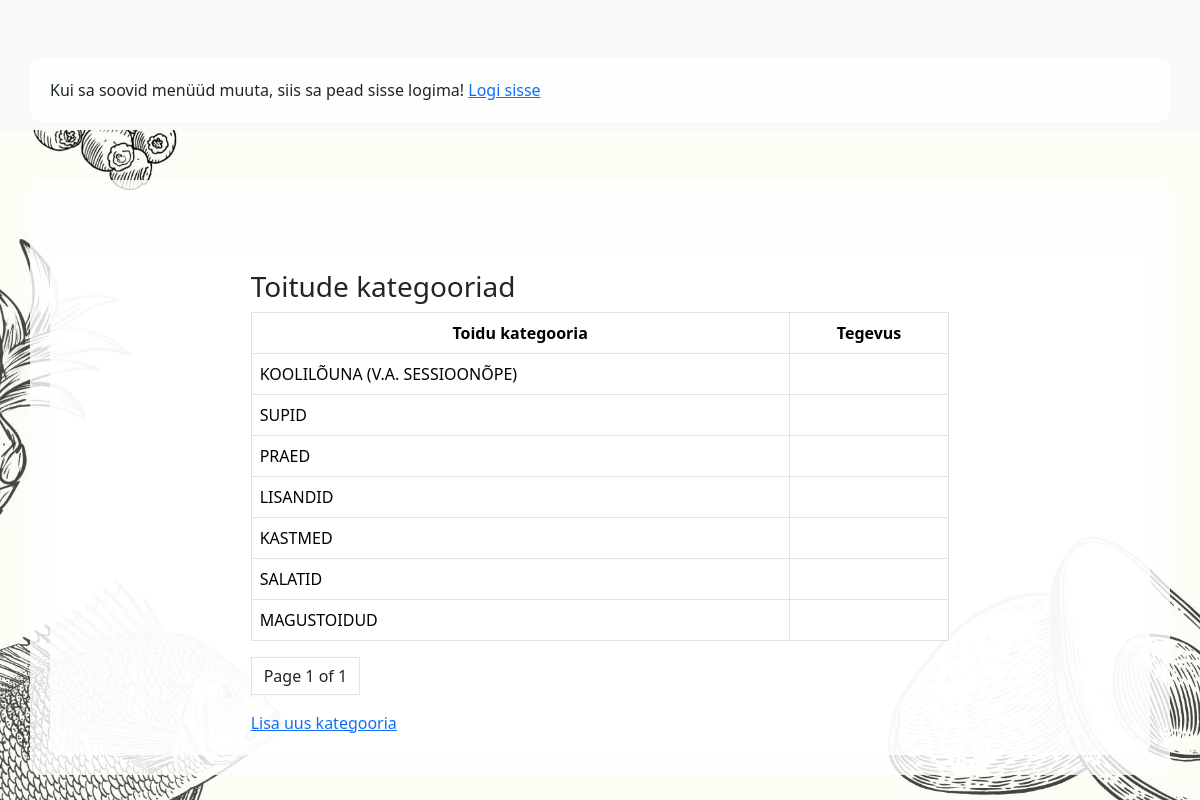
/app_admin/category_list/, run on the app's committed database.
### app_admin/models.py (models this page shows, shortened)
class Category(models.Model):
    number = models.PositiveIntegerField(verbose_name="Number")
    name = models.CharField(max_length=255, unique=True, verbose_name="Uue kategooria nimetus")

### app_admin/views.py (the view)
# urls.py: path('category_list/', views.CategoryListView.as_view(), name= 'category_list'),
class CategoryListView(ListView):
    template_name = 'app_admin/category_list.html'
    model = Category
    queryset = Category.objects.order_by('number')
    context_object_name = 'categories'
    paginate_by = 10

### app_admin/templates/app_admin/category_list.html (shortened to what this page needs)
{% extends 'base_admin.html' %}
{% block content %}
	<div class="container">
    <div class="row">
        <div class="col-8 mx-auto">
            <h3>Toitude kategooriad</h3>
            <table class="table table-bordered table-hover">
                <thead>
                <tr class="text-center">
                    <th>Toidu kategooria</th>
                    <th>Tegevus</th>
                </tr>
                </thead>
                <tbody>
                {% for category in categories %}
                	<tr>
                    <td>{{ category.name }}</td>
                    <td class="text/center">
                    </td>
                    </tr>
                {% endfor %}
                </tbody>
            </table>
        <ul class="pagination">
        <li class="page-link text-dark">
            Page {{ page_obj.number }} of {{ page_obj.paginator.num_pages }}
        </li>
  </ul>
            <a href="{% url 'app_admin:category_create' %}">Lisa uus kategooria</a>
        </div>
    </div>
    </div>
{% endblock %}

### data on the page
Category: name "KOOLILÕUNA (V.A. SESSIOONÕPE)"
Category: name "SUPID"
Category: name "PRAED"
Category: name "LISANDID"
Category: name "KASTMED"
Category: name "SALATID"
Category: name "MAGUSTOIDUD"

### other printed values
{{ page_obj.number }} "1"
{{ page_obj.paginator.num_pages }} "1"
